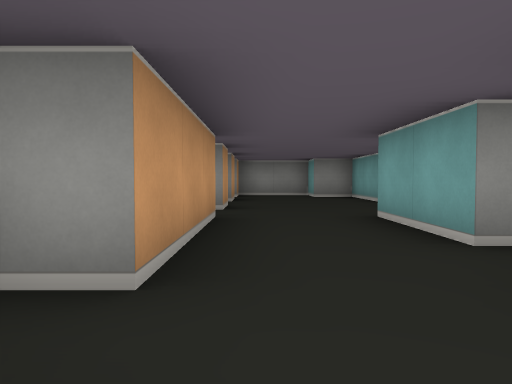
view 1 (above)

19 first-person views from a walk through a cub3D level. The camera is about half as high as the walls, tilts 2° down and sees 70° across. The floor is counted in squares. Each view is taken from the middle of a square. On the plan, view 1 faces up. The plan holds only what a view shows up to about 9 squares ahead; the rest is blank.

view 2
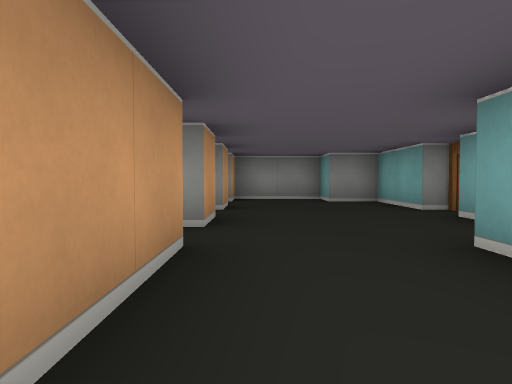

view 3
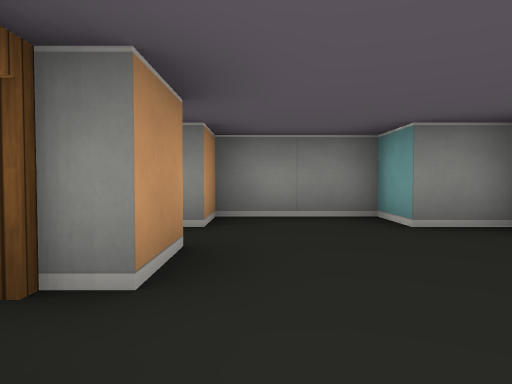

view 4
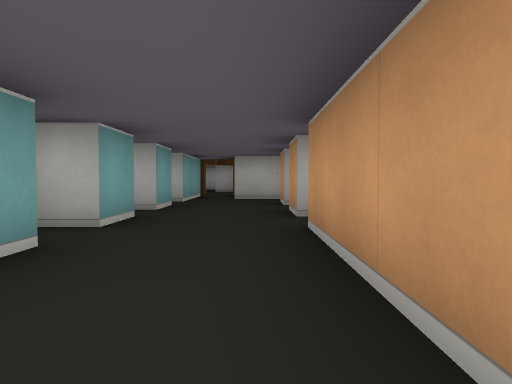

view 5
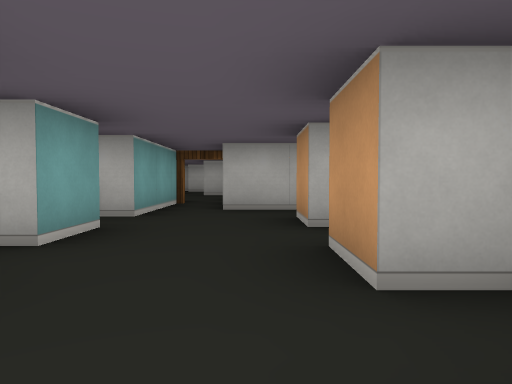

view 6
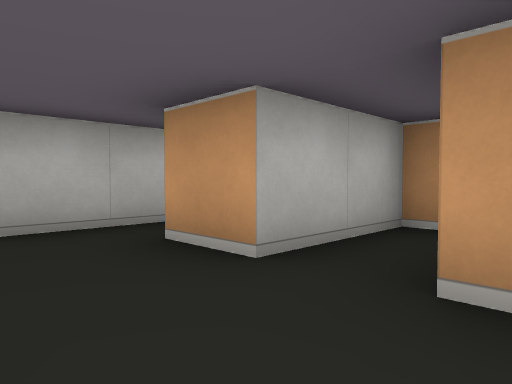

view 7
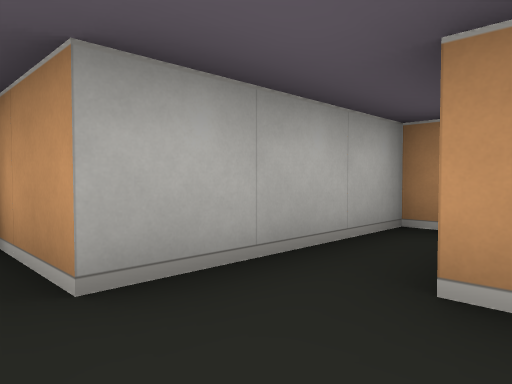

view 8
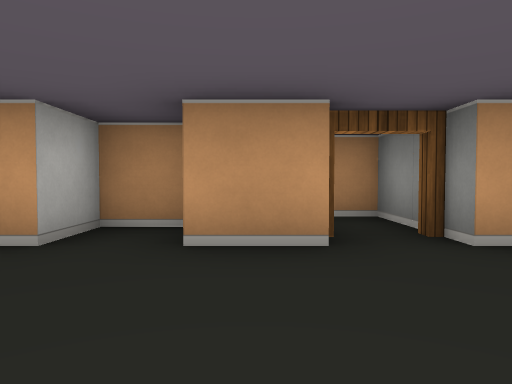

view 9
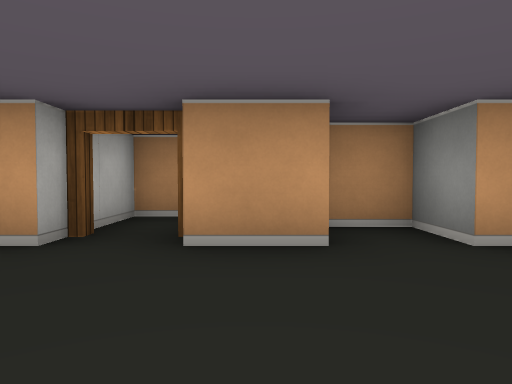

view 10
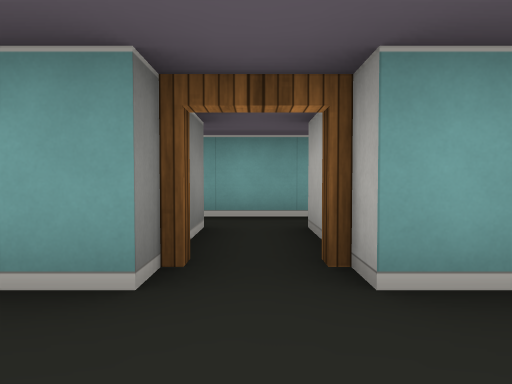

view 11
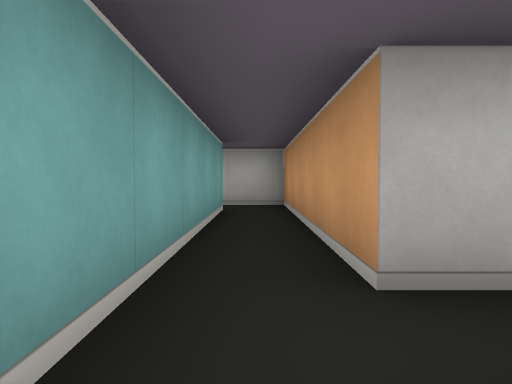

view 12
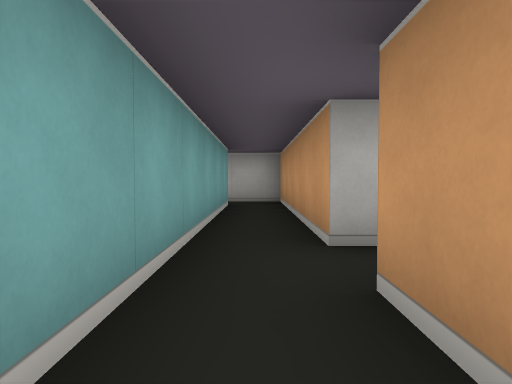

view 13
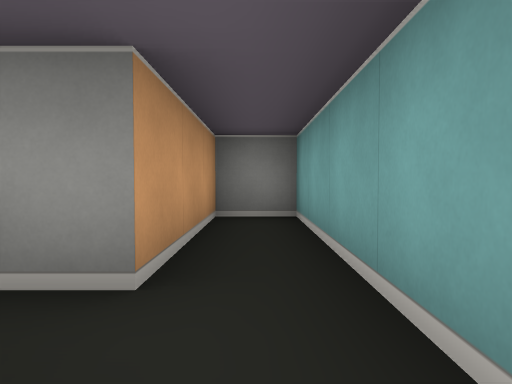

view 14
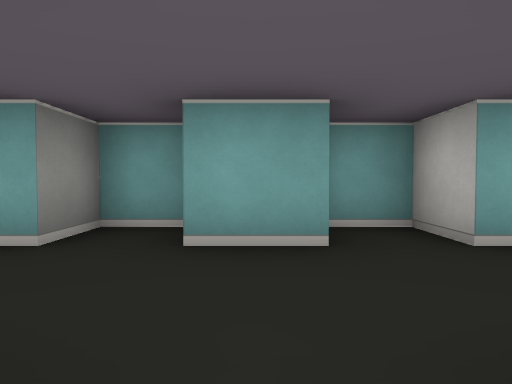

view 15
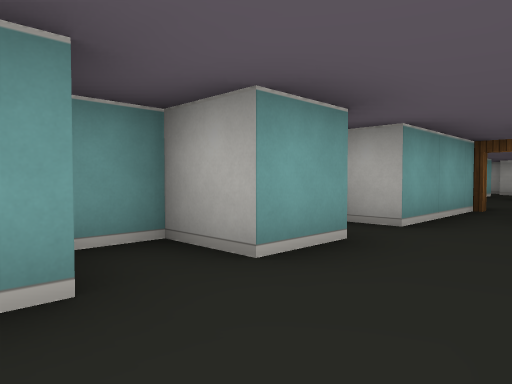

view 16
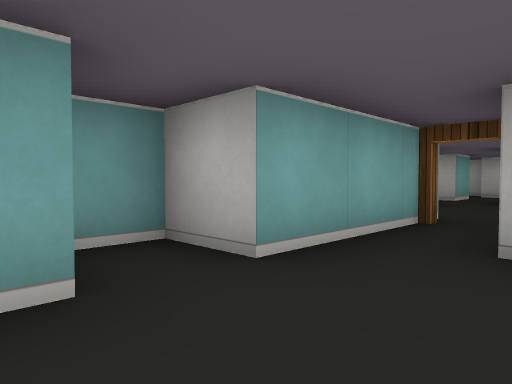

view 17
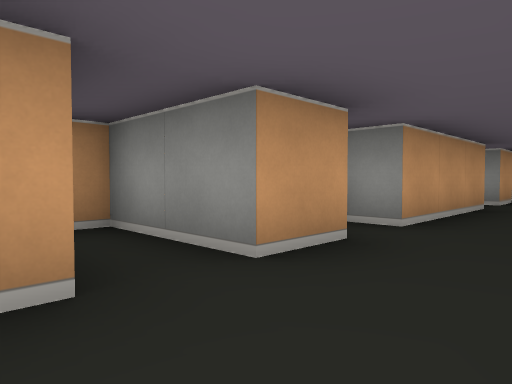

view 18
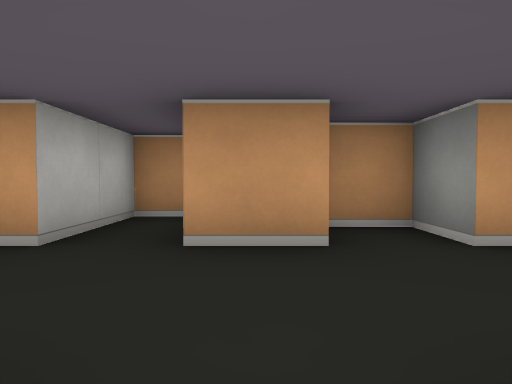

view 19
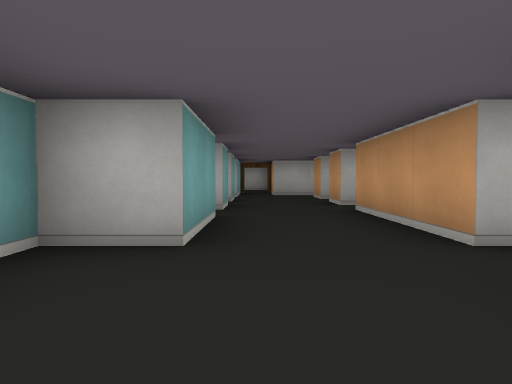

### Floor plan
Points are (right, up) in squares from view 1. A wall is a line through its corners. A room is listed if a view was taken in it or the views show most of it. See-through windows are left out.
Room 1 (views 1, 2, 3, 4, 5, 6, 7, 8, 9, 10, 14, 15, 16, 17, 18, 19)
walls: (2.5, 1.6) (2.5, 2.5) (1.5, 2.5) (1.5, 4.5) (2.5, 4.5) (2.5, 6.5); (-1.5, 5.4) (-1.5, 4.5) (-0.5, 4.5) (-0.5, 1.5) (-1.5, 1.5) (-1.5, 0.6); (-0.5, 6.5) (-0.5, 5.5); (1.5, 0.4) (1.5, 1.5) (2.1, 1.5); (2.5, 7.5) (2.5, 9.5) (1.5, 9.5) (1.5, 10.5) (-0.5, 10.5) (-0.5, 9.5) (-1.5, 9.5) (-1.5, 8.6); (-1.1, 0.5) (-0.5, 0.5) (-0.5, -0.5) (-2.5, -0.5) (-2.5, -1.5) (-0.5, -1.5) (-0.5, -2.5); (-0.5, 8.6) (-0.5, 7.5); (1.5, -1.6) (1.5, -0.5) (2.5, -0.5) (2.5, 0.4); (2.5, -2.5) (2.5, -1.8)
ways out: open door at (3, 7) to room 2; opening at (0.5, -2) to room 3; open door at (-1, 7) to room 4
Room 2 (views 11, 12, 13)
walls: (2.5, 6.5) (4.5, 6.5) (4.5, 1.5) (5.6, 1.5); (5.5, 2.5) (5.5, 10.5) (4.5, 10.5) (4.5, 7.5) (2.5, 7.5)
ways out: open door at (3, 7) to room 1
Room 3 (no view inside)
walls: (-2.6, -3.5) (0.5, -3.5) (0.5, -4.9); (1.5, -5.6) (1.5, -2.5)
ways out: opening at (0.5, -2) to room 1; open door at (1, -5)
Room 4 (no view inside)
walls: (-0.5, 7.5) (-2.5, 7.5) (-2.5, 6.5) (-0.5, 6.5)
ways out: open door at (-1, 7) to room 1

Positions as (right, up) in squares from view 1, and headings:
1: (0, 0), facing up
2: (0, 2), facing up
3: (0, 6), facing up
4: (0, 5), facing down
5: (0, 2), facing down
6: (1, 0), facing down-left
7: (1, -2), facing down-left
8: (2, 6), facing left
9: (2, 8), facing left
10: (1, 7), facing right
11: (5, 8), facing down
12: (5, 9), facing down
13: (5, 6), facing up
14: (-1, 1), facing right
15: (0, 1), facing down-right
16: (0, -1), facing down-right
17: (1, -2), facing up-left
18: (2, 0), facing left
19: (1, 7), facing down
